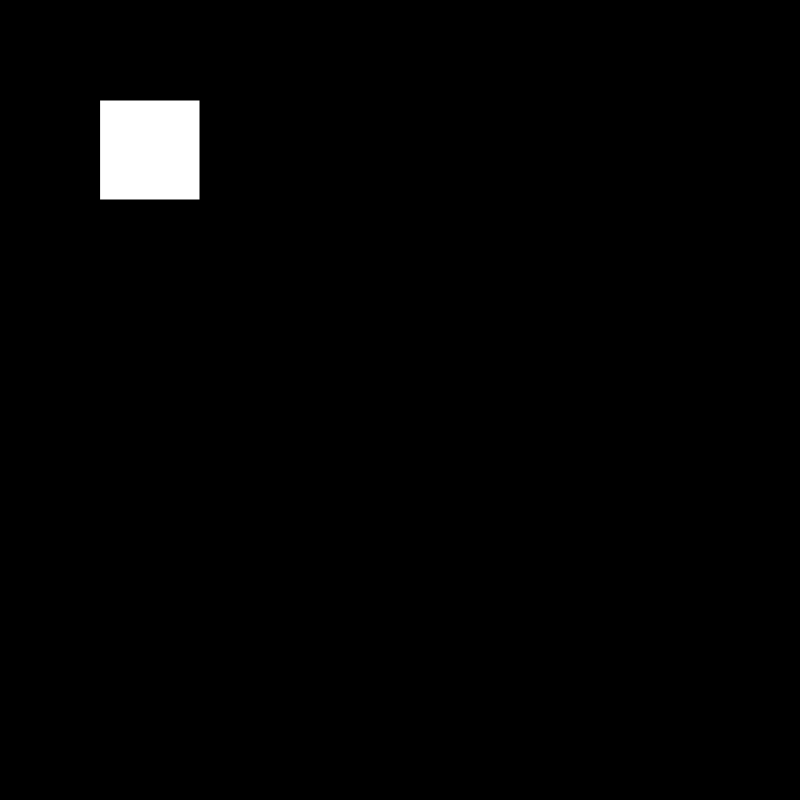
Frame 1 (no input)
Frame 60 (no input): identical to frame 1, image omitted
Frame 120 (the mouse pressed at the canvas centre since frame 60): identical to frame 1, image omitted

The p5.js sketch that drew this single still picture (run headless with seeded random() and noise() and a simulated clock; from frame 60 on, the mouse is pressed at the canvas centre):

// p5.js sketch
// ── sketch.js

function setup() {
  // put setup code here
  createCanvas(800, 800);
    background('black');
}

function draw() {
  // put drawing code here

rect(100,100,100,100);
}

function mouseReleased(){
if ( (mouseX > 100) && (mouseX < 200) && (mouseY > 100) && (mouseY < 200) )
  background(random(255), random(255), random(255));
}
